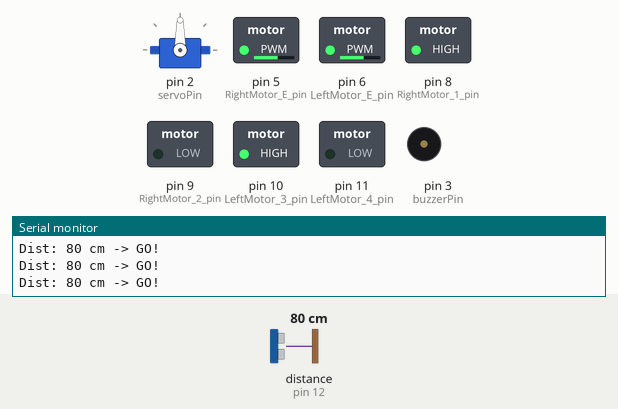
Recording of a sketch running on a simulated Arduino Uno, built with avr-gcc and run on an emulated ATmega328P. Shown: servo, switched loads named in the sketch (green lamp = pin HIGH), buzzer (waves = sounding), the last lines printed to the serial monitor. Wiring (inferred from the names in the program): ultrasonic range finder: trigger pin 13; echo pin 12. The inputs (shaded band) are chosen by the test bench; at power-on: distance to the obstacle (sensor on pin 12) 80 cm. The echo pulse lasts 58.3 µs per cm; pins used as bus, display or sensor lines are not drawn.

Above: at 2.0 s.
2.1 s: distance to the obstacle (sensor on pin 12) set to 144 cm
5.1 s: distance to the obstacle (sensor on pin 12) set to 155 cm
At 5.6 s:
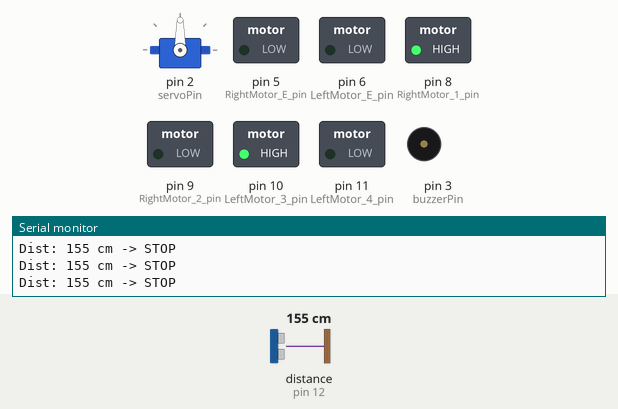
8.1 s: distance to the obstacle (sensor on pin 12) set to 2 cm
At 8.42 s:
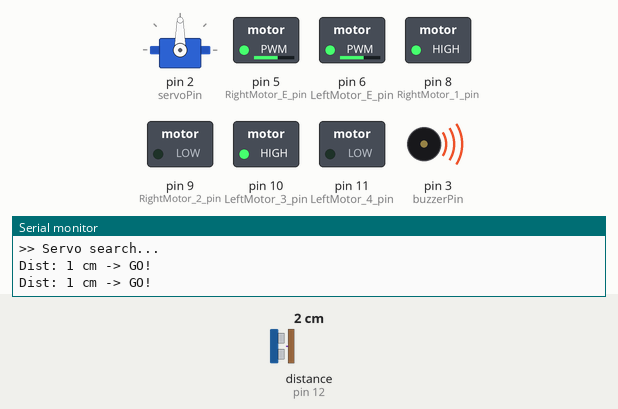
11.1 s: distance to the obstacle (sensor on pin 12) set to 250 cm
At 13.71 s:
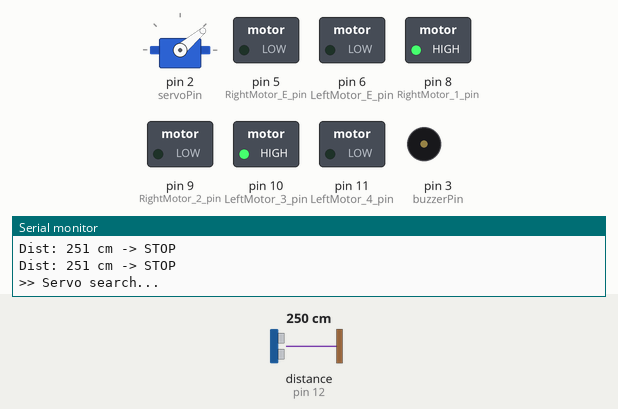
Timing chart, 0 to 15.1 s (numbered marks = the images above; inputs shaded):
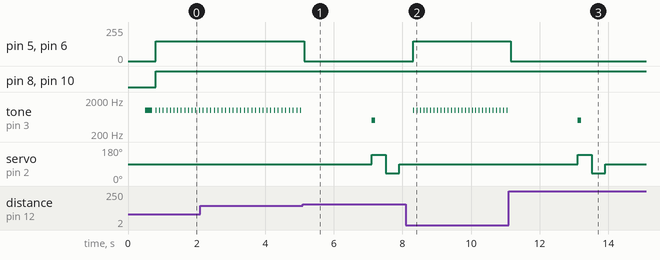

The sketch:

Simple_Follow.ino
```cpp
/*******************************************************************************
 * 단순 따라가기 자동차 (Simple Chase Car)
 *
 * 동작:
 * - 물체 보이면 → 무조건 직진! (쫓아감)
 * - 물체 없으면 → 정지 + 가끔 서보 좌우 탐색
 ******************************************************************************/

#include <Servo.h>

/*******************************************************************************
 * 핀 설정
 ******************************************************************************/
int trigPin = 13;           // 초음파 Trig
int echoPin = 12;           // 초음파 Echo
int servoPin = 2;           // 서보모터
int buzzerPin = 3;          // 피에조 부저

// 모터 드라이버
int RightMotor_E_pin = 5;   // 오른쪽 PWM
int RightMotor_1_pin = 8;   // 오른쪽 IN1
int RightMotor_2_pin = 9;   // 오른쪽 IN2
int LeftMotor_3_pin = 10;   // 왼쪽 IN3
int LeftMotor_4_pin = 11;   // 왼쪽 IN4
int LeftMotor_E_pin = 6;    // 왼쪽 PWM

/*******************************************************************************
 * 파라미터 설정
 ******************************************************************************/
int MAX_DIST = 150;         // 최대 감지 거리 (cm)
int MOTOR_SPEED = 150;      // 모터 속도
int SERVO_INTERVAL = 2000;  // 서보 탐색 간격 (2초)

/*******************************************************************************
 * 전역 변수
 ******************************************************************************/
Servo myServo;
long distance = 0;
unsigned long lastServoTime = 0;
int noTargetCount = 0;

/*******************************************************************************
 * Setup
 ******************************************************************************/
void setup() {
  Serial.begin(9600);
  Serial.println("=== Simple Chase Car ===");

  // 초음파 센서
  pinMode(trigPin, OUTPUT);
  pinMode(echoPin, INPUT);
  digitalWrite(trigPin, LOW);

  // 서보모터 (90도 = 정면)
  myServo.attach(servoPin);
  myServo.write(90);
  delay(500);

  // 부저
  pinMode(buzzerPin, OUTPUT);

  // 모터
  pinMode(RightMotor_E_pin, OUTPUT);
  pinMode(RightMotor_1_pin, OUTPUT);
  pinMode(RightMotor_2_pin, OUTPUT);
  pinMode(LeftMotor_3_pin, OUTPUT);
  pinMode(LeftMotor_4_pin, OUTPUT);
  pinMode(LeftMotor_E_pin, OUTPUT);

  // 정지
  stopCar();

  // 시작음
  tone(buzzerPin, 1000, 200);
  delay(300);
  tone(buzzerPin, 1500, 200);

  Serial.println("Ready! Chase mode!");
  Serial.println("");
}

/*******************************************************************************
 * Main Loop
 ******************************************************************************/
void loop() {
  // 거리 측정
  distance = getDistance();

  // 시리얼 출력
  Serial.print("Dist: ");
  Serial.print(distance);
  Serial.print(" cm -> ");

  // 물체 감지 확인
  if (distance > 0 && distance < MAX_DIST) {
    // 물체 감지됨! → 무조건 직진!
    Serial.println("GO!");
    tone(buzzerPin, 1000, 20);  // 추적 비프음
    goForward();
    noTargetCount = 0;
    lastServoTime = millis();  // 타이머 리셋
  }
  else {
    // 물체 없음 → 정지
    Serial.println("STOP");
    stopCar();
    noTargetCount++;

    // 5초마다 서보 좌우 탐색
    if (millis() - lastServoTime > SERVO_INTERVAL) {
      doServoSearch();
      lastServoTime = millis();
    }
  }

  delay(100);
}

/*******************************************************************************
 * 서보 좌우 탐색 (가끔만 실행)
 ******************************************************************************/
void doServoSearch() {
  Serial.println(">> Servo search...");
  tone(buzzerPin, 500, 100);

  // 왼쪽 보기
  myServo.write(140);
  delay(400);

  // 오른쪽 보기
  myServo.write(40);
  delay(400);

  // 다시 정면
  myServo.write(90);
  delay(300);
}

/*******************************************************************************
 * 거리 측정
 ******************************************************************************/
long getDistance() {
  long duration;

  digitalWrite(trigPin, LOW);
  delayMicroseconds(2);
  digitalWrite(trigPin, HIGH);
  delayMicroseconds(10);
  digitalWrite(trigPin, LOW);

  duration = pulseIn(echoPin, HIGH, 30000);

  if (duration == 0) {
    return 999;  // 감지 안됨
  }

  return duration / 58;
}

/*******************************************************************************
 * 모터 제어
 ******************************************************************************/
void goForward() {
  digitalWrite(RightMotor_1_pin, HIGH);
  digitalWrite(RightMotor_2_pin, LOW);
  digitalWrite(LeftMotor_3_pin, HIGH);
  digitalWrite(LeftMotor_4_pin, LOW);
  analogWrite(RightMotor_E_pin, MOTOR_SPEED);
  analogWrite(LeftMotor_E_pin, MOTOR_SPEED);
}

void stopCar() {
  analogWrite(RightMotor_E_pin, 0);
  analogWrite(LeftMotor_E_pin, 0);
}
```

Measured:
- the behaviour switches between 149 and 150 cm on distance to the obstacle (sensor on pin 12) (found by bisection; images 0 and 1)
- after the input at 5.1 s, pin 5 (RightMotor_E_pin), pin 6 (LeftMotor_E_pin): 150/255 → 0/255 at once; servo on pin 2 (servoPin): 90° → 140° after 2.0 s, → 40° 0.40 s later, → 90° 0.40 s later
- after the input at 8.1 s, pin 5 (RightMotor_E_pin), pin 6 (LeftMotor_E_pin): 0/255 → 150/255 after 0.21 s; servo on pin 2 (servoPin): stays 90° (without the input it goes to 140° after 2.2 s)
- after the input at 11.1 s, pin 5 (RightMotor_E_pin), pin 6 (LeftMotor_E_pin): 150/255 → 0/255 after 0.05 s; servo on pin 2 (servoPin): 90° → 140° after 2.0 s, → 40° 0.40 s later, → 90° 0.40 s later
